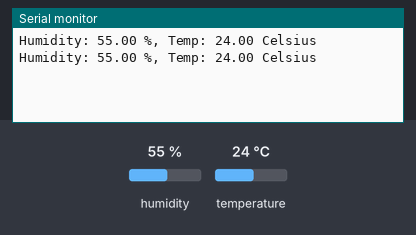
A sketch run on a simulated Arduino Uno, built with avr-gcc and run on an emulated ATmega328P. On the bench: the last lines printed to the serial monitor. The inputs (shaded band) are chosen by the test bench; at power-on: humidity 55 %, temperature 24 °C.

Above: at 4.8 s.
4.9 s: humidity set to 22 %
At 6.9 s:
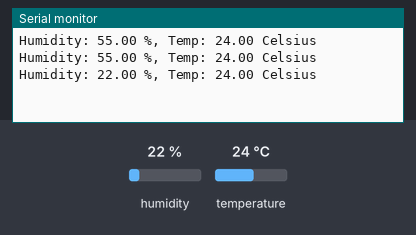
7.9 s: temperature set to 12 °C
At 8.6 s:
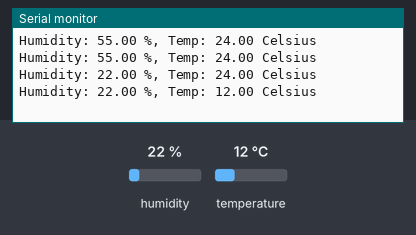
10.9 s: humidity set to 40 %
At 13.4 s:
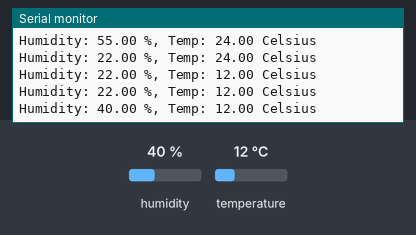
Timing chart, 0 to 14.9 s (numbered marks = the images above; inputs shaded):
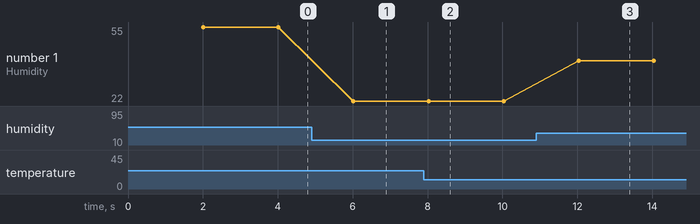

The sketch:

DHT22.ino
```cpp
#include<DHT.h>

#define DHTPIN 7
#define DHTTYPE DHT22

DHT dht(DHTPIN, DHTTYPE);

int chk;
float hum;  //Stores humidity value
float temp; //Stores temperature value

void setup() {
  Serial.begin(9600);
  dht.begin();
}

void loop() {
  delay(2000);
  hum = dht.readHumidity();
  temp= dht.readTemperature();
  Serial.print("Humidity: ");
  Serial.print(hum);
  Serial.print(" %, Temp: ");
  Serial.print(temp);
  Serial.println(" Celsius");
}
```

Measured:
- after the input at 4.9 s, the serial monitor: prints a new line after 1.1 s (image 1)
- after the input at 7.9 s, the serial monitor: prints a new line after 0.12 s (image 2)
- after the input at 10.9 s, the serial monitor: prints a new line after 1.1 s (image 3)
- plotted number 1: 55 → 22 after the input at 4.9 s, 22 → 40 after the input at 10.9 s
